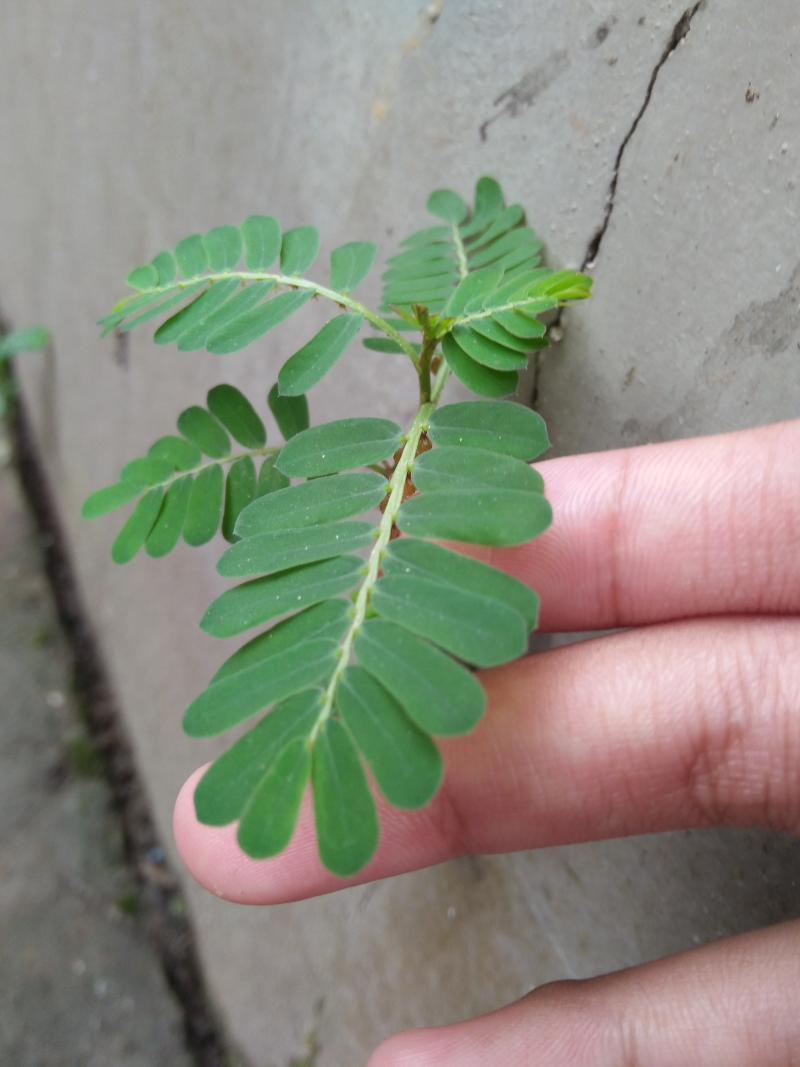
#> input picture terang.jpg, 2400 x 3200 px (shown at 1/3 size)
$ python program-konversi-ruang-warna.py
#> lines starting #> are read from the running program, lines starting #| are printed output that depends on the picture
import cv2
import numpy as np
import skimage.io as io
import matplotlib.pyplot as plt
from pylab import *
from PIL import Image
from copy import deepcopy

img_terang = cv2.imread("terang.jpg")
#> img_terang is the input picture: shape (3200, 2400, 3); mean B, G, R 126.9, 139.7, 138.5
img_sedang = cv2.imread("sedang.jpg")
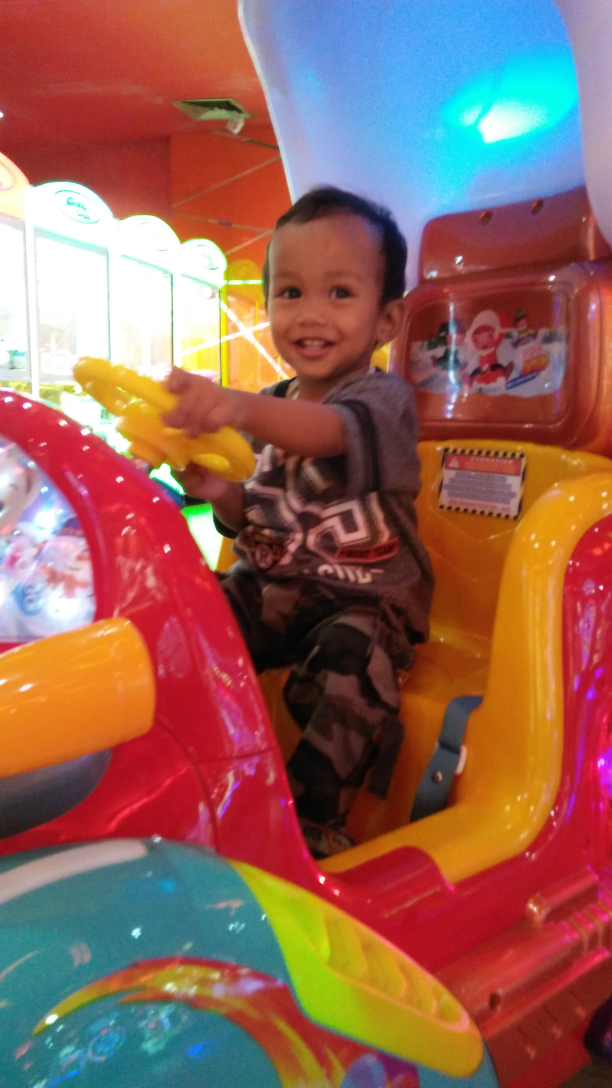
#> input picture sedang.jpg, 1836 x 3264 px (shown at 1/3 size)
#> img_sedang is the input picture: shape (3264, 1836, 3); mean B, G, R 87.9, 99.3, 148.1
img_gelap = cv2.imread("gelap.jpg")
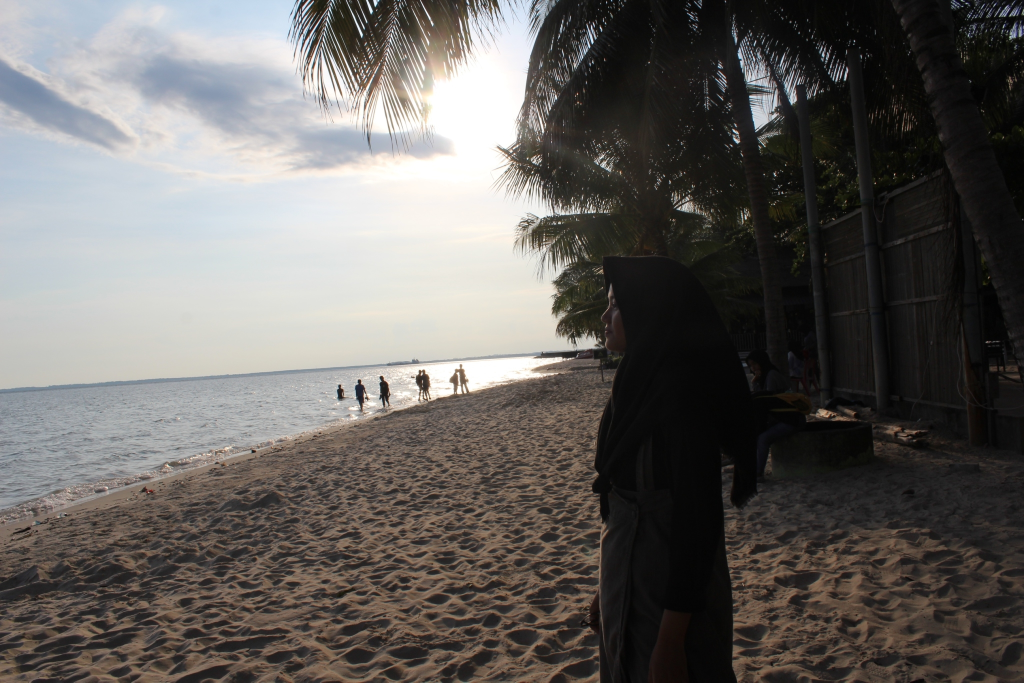
#> input picture gelap.jpg, 2048 x 1365 px (shown at 1/2 size)
#> img_gelap is the input picture: shape (1365, 2048, 3); mean B, G, R 95.5, 98.4, 101.5

resized = (400,600)
img1 = cv2.resize(img_terang, resized)
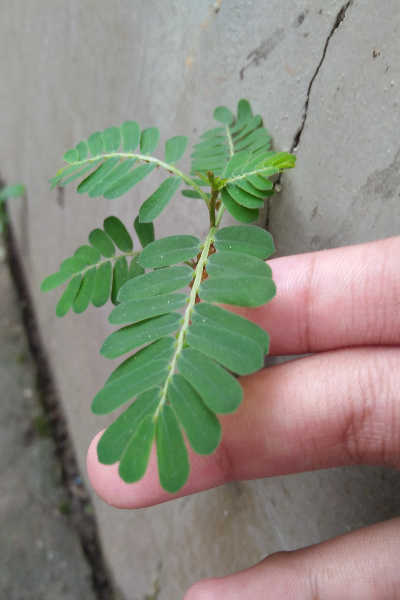
#> img1: shape (600, 400, 3); mean B, G, R 126.8, 139.7, 138.5
img2 = cv2.resize(img_sedang, resized)
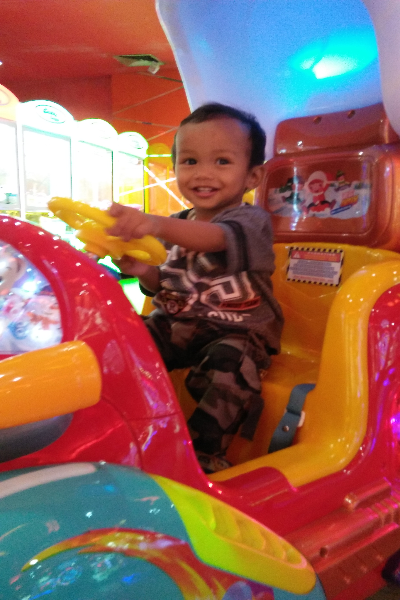
#> img2: shape (600, 400, 3); mean B, G, R 87.7, 99.2, 148
img3 = cv2.resize(img_gelap, resized)
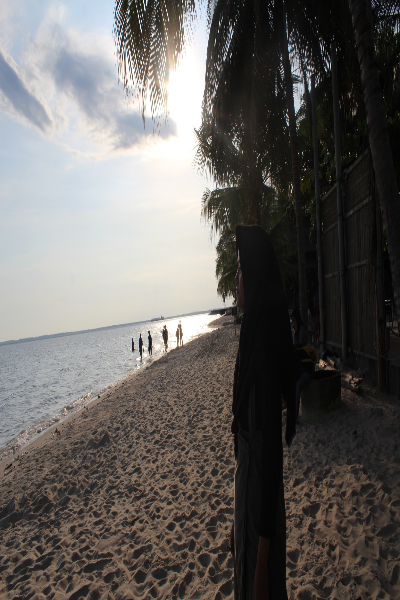
#> img3: shape (600, 400, 3); mean B, G, R 95.4, 98.3, 101.4

# [171 lines left out: functions lihat_foto, rgb_channel, lihat_rgb, histogram, histo_256bins, histo_rgb and 3 more, not called in this run]

def main():
    print('''
        Main Menu:
    1. Lihat Foto Asli
    2. Lihat Konversi Warna
    3. Lihat Foto Per-Channel RGB
    4. Lihat Histogram 256 Bins
    5. Lihat Histogram R,G,B
    6. Keluar
    ''')
#> (the run stopped early here; a loop or call above may not have finished)
